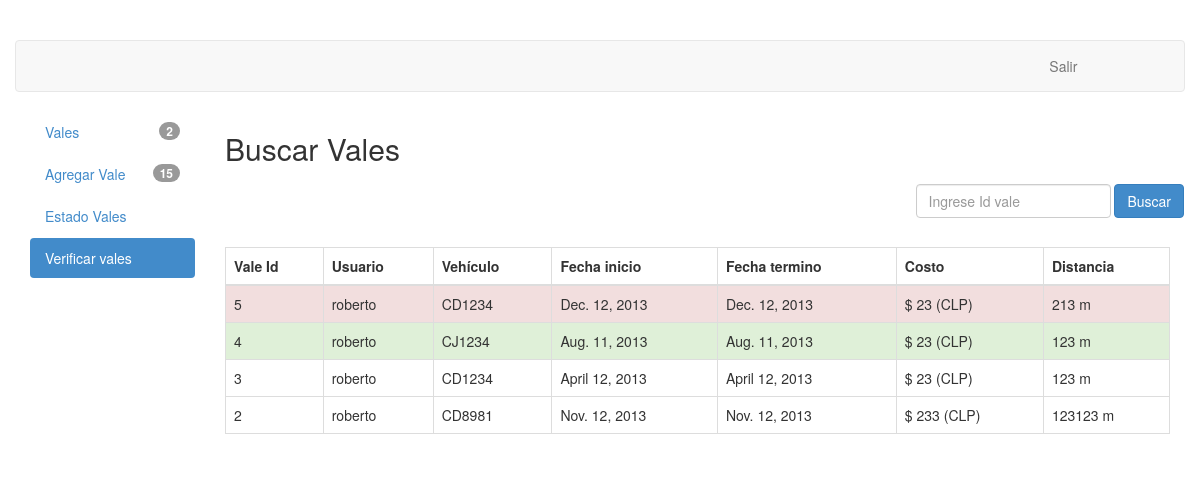
/vales/verificar/ (signed in), run on the app's committed database.
### vales/models.py (models this page shows)
class Vale(models.Model):
	usuario = models.ForeignKey(User)
	vehiculo = models.CharField(max_length=6)
	fecha_inicio = models.DateField()
	fecha_termino = models.DateField()
	costo = models.PositiveIntegerField()
	distancia = models.PositiveIntegerField()
	en_espera = models.BooleanField()
	ESTADO = (
			('A','Aceptada'),
			('R','Rechazada'),
			('S','Sin observacion'),
		)
	estado = models.CharField(max_length=1,choices=ESTADO)
	class Meta:
		permissions = (
			("view_vale", "Can see available vales"),
			("accept_vale", "Can change status of vales"),
			("modify_vale", "Can modify the status of vales"),
			("close_vale", "Can remove a vale by setting its status as closed"),
		)

### vales/views.py (the view)
# urls.py: url(r'^verificar/(?P<vale_id>\d+)/verificar_vale/$', views.verificar_vale, name='verificar_vale'),
@user_passes_test(user_check, login_url='/vales/')
def verificar(request):
	vales = Vale.objects.all().order_by('-id')
	vales_aceptados = vales.filter(estado="A",en_espera=False).count()
	vales_rechazados = vales.filter(estado="R",en_espera=False).count()
	vales_sin_observar = vales.filter(estado="S",en_espera=False).count()
	vales_en_espera = vales.filter(en_espera=True).count()
	context = { "vales" : vales ,
				"vales_aceptados" : vales_aceptados,
				"vales_rechazados" : vales_rechazados,
				"vales_sin_observar" : vales_sin_observar,
				"vales_en_espera" : vales_en_espera,
				}
	return render(request, "verificar.html" , context)

### vales/views.py (called while the page is built)
def user_check(user):
	return user.is_authenticated()

### vales/templates/verificar.html (shortened to what this page needs)
{% extends "base_layout.html" %}
{% block contentbody %}
<h2> Buscar Vales </h2>
<div class="navbar">
	<form role="search" action="javascript:void(0);" class="navbar-form navbar-right">
		<div class="row">
		<div class="form-group">
			<input type="text" class="form-control" placeholder="Ingrese Id vale" id="vale-id">
		</div>
		<button id="buscar-btn" class="btn btn-primary">Buscar </button>
		</div>
	</form>
</div>
<table class="table table-bordered">
	<thead>
		<tr>
		<th>Vale Id</th>
		<th>Usuario</th>
		<th>Vehículo</th>
		<th>Fecha inicio</th>
		<th>Fecha termino</th>
		<th>Costo</th>
		<th>Distancia</th>
		</tr>
	</thead>
	<tbody>
	{% if perms.vales.view_vale %}
		{% for vale in vales %}
			{% if not vale.en_espera %}
			<tr {% if vale.estado == "A" %} class="success" {% endif %}
				{% if vale.estado == "R" %} class="danger" {% endif %}
			 >
				<td> {{vale.id  }} </td>
				<td> {{vale.usuario  }} </td>
				<td> {{vale.vehiculo }} </td>
				<td> {{vale.fecha_inicio }} </td>
				<td> {{vale.fecha_termino }} </td>
				<td> $ {{vale.costo }} (CLP) </td>
				<td> {{vale.distancia }} m </td>
			</tr>
			{% endif %}
		{% endfor %}
	{% endif %}
	</tbody>
</table>
{% endblock contentbody %}

### vales/static/css/style.css (style rules this page uses)
body { padding-top: 40px; padding-bottom: 40px; }

### data on the page
Vale: id "5", usuario "roberto", vehiculo "CD1234", fecha_inicio "Dec. 12, 2013", fecha_termino "Dec. 12, 2013", costo "23", distancia "213"
Vale: id "4", usuario "roberto", vehiculo "CJ1234", fecha_inicio "Aug. 11, 2013", fecha_termino "Aug. 11, 2013", costo "23", distancia "123"
Vale: id "3", usuario "roberto", vehiculo "CD1234", fecha_inicio "April 12, 2013", fecha_termino "April 12, 2013", costo "23", distancia "123"
Vale: id "2", usuario "roberto", vehiculo "CD8981", fecha_inicio "Nov. 12, 2013", fecha_termino "Nov. 12, 2013", costo "233", distancia "123123"

### other printed values
{{ vales_sin_observar }} "2"
{{ vales_en_espera }} "15"
